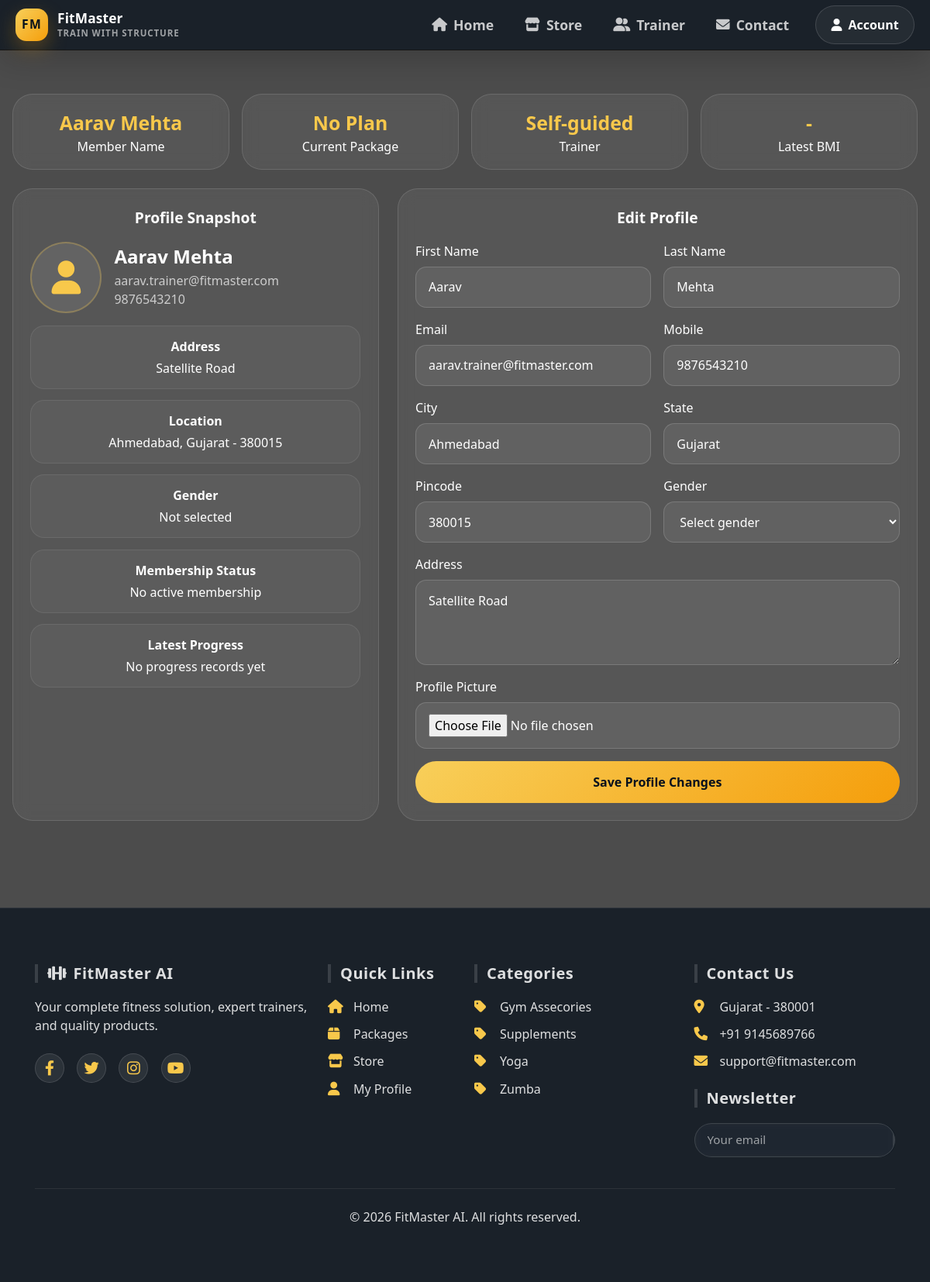
The page /userprofile/ (signed in) on the database its author committed.
### Fit/models.py (models this page shows, shortened)
class User(models.Model):
    ROLE_CHOICES = ( ('admin','Admin'), ('customer','Customer'), ('trainer','Trainer'))
    role = models.CharField(max_length=20, choices=ROLE_CHOICES,null=True,blank=True)
    firstname=models.CharField(max_length=20,blank=True,null=True)
    lastname=models.CharField(max_length=20,blank=True,null=True)
    email=models.EmailField()
    password=models.CharField(max_length=8)
    mobile=models.CharField(max_length=10)
    address=models.CharField(max_length=100)
    state=models.CharField(max_length=20)
    city=models.CharField(max_length=20)
    pincode=models.IntegerField()
    gender=models.CharField(null=True,blank=True)
    profile_pic=models.ImageField(upload_to='customer_images',null=True,blank=True)

class Category(models.Model):
    name=models.CharField(max_length=100)
    image=models.ImageField(upload_to='Category_images')

### Fit/views.py (the view, shortened to what this page needs)
# urls.py: path('userprofile/', userprofile, name='userprofile'),
@customer_required
def userprofile(request):
    if 'login' not in request.session:
        messages.error(request, 'Please login first to view your profile.')
        return redirect('login')
    user = User.objects.get(email=request.session['login'])
    membership = _get_active_membership(user)
    latest_progress = FitnessProgress.objects.filter(customer=user).order_by('-record_date', '-id').first()
    return render(request, 'Userprofile.html', {
        'login': True,
        'profile_user': user,
        'membership': membership,
        'latest_progress': latest_progress,
    })

### Fit/templates/Userprofile.html (shortened to what this page needs)
﻿{% extends "nav.html" %}
{% load static %}
{% block extra_css %}
<link rel="stylesheet" href="{% static 'css/templates/Userprofile.css' %}">
{% endblock %}
{% block content %}
<div class="profile-wrap">
  <div class="row g-3 mb-4">
    <div class="col-md-3"><div class="metric-card"><strong>{{ profile_user.firstname }} {{ profile_user.lastname }}</strong>Member Name</div></div>
    <div class="col-md-3"><div class="metric-card"><strong>{% if membership %}{{ membership.package.name }}{% else %}No Plan{% endif %}</strong>Current Package</div></div>
    <div class="col-md-3"><div class="metric-card"><strong>{% if membership and membership.trainer %}{{ membership.trainer.users.firstname }}{% else %}Self-guided{% endif %}</strong>Trainer</div></div>
    <div class="col-md-3"><div class="metric-card"><strong>{% if latest_progress %}{{ latest_progress.bmi }}{% else %}-{% endif %}</strong>Latest BMI</div></div>
  </div>
  <div class="row g-4">
    <div class="col-lg-5">
      <div class="glass-panel h-100">
        <div class="section-title">Profile Snapshot</div>
        <div class="profile-head">
          <div class="profile-avatar">
            {% if profile_user.profile_pic %}
              <img src="{{ profile_user.profile_pic.url }}" alt="{{ profile_user.firstname }}">
            {% else %}
              <i class="fas fa-user"></i>
            {% endif %}
          </div>
          <div class="profile-copy">
            <h2>{{ profile_user.firstname }} {{ profile_user.lastname }}</h2>
            <p>{{ profile_user.email }}</p>
            <p>{{ profile_user.mobile }}</p>
          </div>
        </div>
        <div class="stat-item">
          <strong>Address</strong>
          <div>{{ profile_user.address|default:"Not added yet" }}</div>
        </div>
        <div class="stat-item">
          <strong>Location</strong>
          <div>{{ profile_user.city|default:"-" }}, {{ profile_user.state|default:"-" }} - {{ profile_user.pincode|default:"-" }}</div>
        </div>
        <div class="stat-item">
          <strong>Gender</strong>
          <div>{{ profile_user.gender|default:"Not selected" }}</div>
        </div>
        <div class="stat-item">
          <strong>Membership Status</strong>
          <div>{% if membership %}{{ membership.status }} until {{ membership.end_date|date:"d M Y" }}{% else %}No active membership{% endif %}</div>
        </div>
        <div class="stat-item" style="margin-bottom:0;">
          <strong>Latest Progress</strong>
          <div>{% if latest_progress %}{{ latest_progress.weight }} kg, {{ latest_progress.height }} cm, BMI {{ latest_progress.bmi }}{% else %}No progress records yet{% endif %}</div>
        </div>
      </div>
    </div>
    <div class="col-lg-7">
      <div class="glass-panel">
        <div class="section-title">Edit Profile</div>
        <form method="post" enctype="multipart/form-data">
          <div class="row g-3">
            <div class="col-md-6">
              <label class="mb-2">First Name</label>
              <input type="text" name="firstname" class="form-control-glass" value="{{ profile_user.firstname|default:'' }}">
            </div>
            <div class="col-md-6">
              <label class="mb-2">Last Name</label>
              <input type="text" name="lastname" class="form-control-glass" value="{{ profile_user.lastname|default:'' }}">
            </div>
            <div class="col-md-6">
              <label class="mb-2">Email</label>
              <input type="email" name="email" class="form-control-glass" value="{{ profile_user.email }}" required>
            </div>
            <div class="col-md-6">
              <label class="mb-2">Mobile</label>
              <input type="text" name="mobile" class="form-control-glass" value="{{ profile_user.mobile|default:'' }}">
            </div>
            <div class="col-md-6">
              <label class="mb-2">City</label>
              <input type="text" name="city" class="form-control-glass" value="{{ profile_user.city|default:'' }}">
            </div>
            <div class="col-md-6">
              <label class="mb-2">State</label>
              <input type="text" name="state" class="form-control-glass" value="{{ profile_user.state|default:'' }}">
            </div>
            <div class="col-md-6">
              <label class="mb-2">Pincode</label>
              <input type="text" name="pincode" class="form-control-glass" value="{{ profile_user.pincode|default:'' }}">
            </div>
            <div class="col-md-6">
              <label class="mb-2">Gender</label>
              <select name="gender" class="form-select-glass">
                <option value="">Select gender</option>
              </select>
            </div>
            <div class="col-12">
              <label class="mb-2">Address</label>
              <textarea name="address" class="form-textarea-glass">{{ profile_user.address|default:'' }}</textarea>
            </div>
            <div class="col-12">
              <label class="mb-2">Profile Picture</label>
              <input type="file" name="profile_pic" class="form-control-glass" accept="image/*">
            </div>
            <div class="col-12">
              <button type="submit" class="cta-btn">Save Profile Changes</button>
            </div>
          </div>
        </form>
      </div>
    </div>
  </div>
</div>
{% endblock %}

### Fit/templates/nav.html (shortened to what this page needs)
﻿<!DOCTYPE html>
<html lang="en">
<head>
    <link href="https://cdn.jsdelivr.net/npm/bootstrap@5.3.2/dist/css/bootstrap.min.css" rel="stylesheet">
    <link rel="stylesheet" href="https://cdnjs.cloudflare.com/ajax/libs/font-awesome/6.0.0/css/all.min.css">
    <link href="https://unpkg.com/aos@2.3.1/dist/aos.css" rel="stylesheet">
    {% load static %}
    <link rel="stylesheet" href="{% static 'css/style.css' %}">
    <link rel="stylesheet" href="{% static 'css/templates/nav.css' %}">
    {% block extra_css %}{% endblock %}
</head>
<body>
<nav class="navbar navbar-expand-lg fixed-top glass-navbar site-navbar">
    <div class="container">
        <a class="navbar-brand site-brand" href="{% url 'index' %}">
            <span class="site-brand-mark">
                <span class="site-brand-initials">FM</span>
            </span>
            <span class="site-brand-copy">
                <span class="site-brand-title">FitMaster</span>
                <span class="site-brand-sub">Train With Structure</span>
            </span>
        </a>
        <div class="collapse navbar-collapse" id="navbarNav">
            <ul class="navbar-nav ms-auto site-nav-links">
                <li class="nav-item">
                    <a class="nav-link {% if request.path == '/' %}active{% endif %}" href="{% url 'index' %}"><i class="fas fa-house"></i>Home</a>
                </li>
                <li class="nav-item">
                    <a class="nav-link {% if request.path == '/store/' %}active{% endif %}" href="{% url 'store' %}"><i class="fas fa-store"></i>Store</a>
                </li>
                <li class="nav-item">
                    <a class="nav-link {% if request.path == '/trainer-detail/' %}active{% endif %}" href="{% url 'trainer_detail' %}"><i class="fas fa-user-group"></i>Trainer</a>
                </li>
                <li class="nav-item">
                    <a class="nav-link {% if request.path == '/contact/' %}active{% endif %}" href="{% url 'contact_page' %}">
                        <i class="fas fa-envelope"></i>Contact
                    </a>
                </li>
            </ul>
            <div class="site-nav-actions">
                {% if request.session.login %}
                    <div class="site-account-dropdown" id="accountDropdown">
                        <button class="site-pill site-dropdown-toggle site-pill-outline" type="button" id="accountDropdownToggle" aria-expanded="false" aria-controls="accountDropdownMenu">
                            <i class="fas fa-user"></i>Account
                        </button>
                    </div>
                {% endif %}
            </div>
        </div>
    </div>
</nav>
<main class="w-100">
    {% block content %}{% endblock %}
</main>
<footer class="glass-footer" id="contact">
    <div class="container">
        <div class="row g-4">
            <div class="col-lg-4 col-md-6">
                <h5><i class="fas fa-dumbbell me-2"></i>FitMaster AI</h5>
                <p class="mt-3">Your complete fitness solution, expert trainers, and quality
                    products.</p>
                <div class="social-links">
                    <a href="#"><i class="fab fa-facebook-f"></i></a>
                    <a href="#"><i class="fab fa-twitter"></i></a>
                    <a href="#"><i class="fab fa-instagram"></i></a>
                    <a href="#"><i class="fab fa-youtube"></i></a>
                </div>
            </div>
            <div class="col-lg-2 col-md-6">
                <h5>Quick Links</h5>
                <ul class="footer-links">
                    <li><a href="{% url 'index' %}"><i class="fas fa-home"></i> Home</a></li>
                    <li><a href="{% url 'usermember' %}"><i class="fas fa-box"></i> Packages</a></li>
                    <li><a href="{% url 'store' %}"><i class="fas fa-store"></i> Store</a></li>
                    <li><a href="{% url 'userprofile' %}"><i class="fas fa-user"></i> My Profile</a></li>
                </ul>
            </div>
            <div class="col-lg-3 col-md-6">
                <h5>Categories</h5>
                <ul class="footer-links">
                    {% for category in footer_categories %}
                    <li><a href="{% url 'product' category.id %}"><i class="fas fa-tag"></i> {{ category.name }}</a></li>
                    {% empty %}
                    <li><a href="{% url 'store' %}"><i class="fas fa-store"></i> Browse Products</a></li>
                    {% endfor %}
                </ul>
            </div>
            <div class="col-lg-3 col-md-6">
                <h5>Contact Us</h5>
                <ul class="footer-links">
                    <li><i class="fas fa-map-marker-alt"></i> Gujarat - 380001</li>
                    <li><i class="fas fa-phone"></i> +91 9145689766</li>
                    <li><i class="fas fa-envelope"></i> support@fitmaster.com</li>
                </ul>
                <h5 class="mt-4">Newsletter</h5>
                <form method="post" action="{% url 'subscribe_newsletter' %}" class="newsletter-form">
                    <input type="email" name="newsletter_email" placeholder="Your email" required>
                    <button type="submit"></button>
                </form>
            </div>
        </div>
        <div class="footer-bottom">
            <p>&copy; 2026 FitMaster AI. All rights reserved.</p>
        </div>
    </div>
</footer>
</body>
</html>

### rows shown on the page
User: firstname "Aarav", lastname "Mehta", email "aarav.trainer@fitmaster.com", mobile "9876543210", address "Satellite Road", city "Ahmedabad", state "Gujarat", pincode "380015", gender "Not selected"
Category: name "Gym Assecories"
Category: name "Supplements"
Category: name "Yoga"
Category: name "Zumba"
